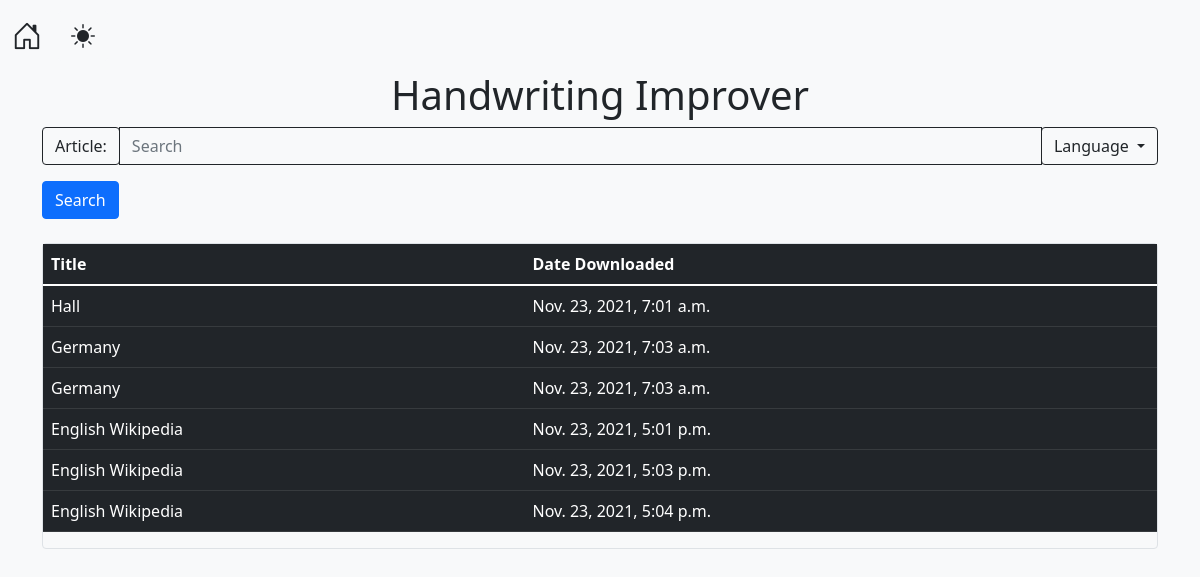
The page /handwriting/ on the database as committed earlier.
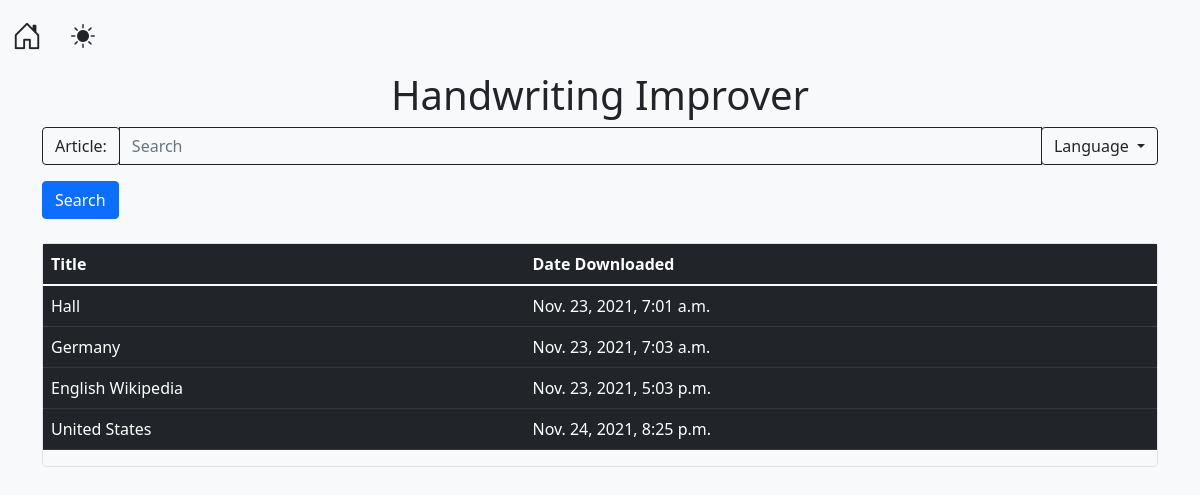
The same page on the database as committed later.
### wikipedia_converter/models.py (models this page shows, shortened)
class FullArticle(models.Model):
    formatted_page = models.ForeignKey(Article, on_delete=models.CASCADE, related_name="formatted_page")
    original_page = models.ForeignKey(Article, on_delete=models.CASCADE)
    date_pulled = models.DateTimeField('date pulled from wikipedia')

class Article(models.Model):
    content = models.CharField(max_length=9999999999)
    link = models.CharField(max_length=500)
    title = models.CharField(max_length=500)

### wikipedia_converter/views.py (the view)
# urls.py: path('', views.IndexView.as_view(), name='index'),
def index(request):
    template = loader.get_template('wikipedia_converter/index.html')
    articles = list(FullArticle.objects.all())
    context = {
        'articles': articles,
    }
    return HttpResponse(template.render(context, request))

### wikipedia_converter/templates/wikipedia_converter/index.html (shortened to what this page needs)
<!DOCTYPE html>
<html lang="en">
<head>
    {% load static %}
    {% include 'wikipedia_converter/navbar.html' %}
</head>
<body class="bg-dark text-light">
<div class="container">
<h1 class="text-center">Handwriting Improver</h1>
</div>
<div class="container ">
    <form method="POST" id="mainForm" class="bg-dark text-light" action="{% url 'wikipedia_converter:getArticles' %}">
        <div class="input-group mb-3">
            <div class="input-group-prepend">
                <span class="input-group-text bg-dark text-light btn-outline-light" id="basic-addon3">
                    Article:
                </span>
            </div>
            <input type="text" id="mainInput" class="bg-dark text-light btn-outline-light form-control" name="search" placeholder="Search">
            <div class="input-group-append">
                <div class="dropdown">
                    <button class="btn btn-outline-light dropdown-toggle" type="button" data-bs-toggle="dropdown" data-toggle="dropdown" aria-haspopup="true" aria-expanded="false">
                        Language
                    </button>
                </div>
            </div>
        </div>
        <input type="submit" value="Search" class="btn btn-primary">
    </form>
    <br>
    <div class="border rounded">
        <table class="table table-dark">
            <thead>
                <tr>
                    <th scope="col">Title</th>
                    <th scope="col">Date Downloaded</th>
                </tr>
            </thead>
            <tbody>
        {% for article in articles %}
                <tr>
                    <td>{{ article.formatted_page.title }}</td>
                    <td>{{ article.date_pulled }}</td>
                </tr>
        {% endfor %}
        </tbody>
        </table>
    </div>
</div>
</body>
</html>

### wikipedia_converter/templates/wikipedia_converter/navbar.html (shortened to what this page needs)
<!DOCTYPE html>
<html lang="en">
<head>
    {% load static %}
    <link rel="stylesheet"
          href="https://cdn.jsdelivr.net/npm/bootstrap@5.1.1/dist/css/bootstrap.min.css"
>
    <link rel="stylesheet"
          href="https://cdn.jsdelivr.net/npm/bootstrap-icons@1.7.1/font/bootstrap-icons.css">
</head>
<body>
<div class="container-fluid bg-dark text-light">
    <nav class="navbar navbar-expand-lg navbar-light" id="navbar">
        <a class="navbar-brand bg-dark text-light" href="{% url 'wikipedia_converter:Index' %}">
            <i class="bi-house-door" style="font-size: 150%;"></i>
        </a>
        <button type="button" class="btn bg-dark text-light" id="themeToggler">
            <i class="bi-brightness-high-fill" style="font-size: 150%;"></i>
        </button>
    </nav>
</div>
</body>
</html>

Rows that differ between the two databases and show on the page:
removed FullArticle: formatted_page "Germany", date_pulled "Nov. 23, 2021, 7:03 a.m."
removed FullArticle: formatted_page "English Wikipedia", date_pulled "Nov. 23, 2021, 5:01 p.m."
removed FullArticle: formatted_page "English Wikipedia", date_pulled "Nov. 23, 2021, 5:04 p.m."
added FullArticle: formatted_page "United States", date_pulled "Nov. 24, 2021, 8:25 p.m."
